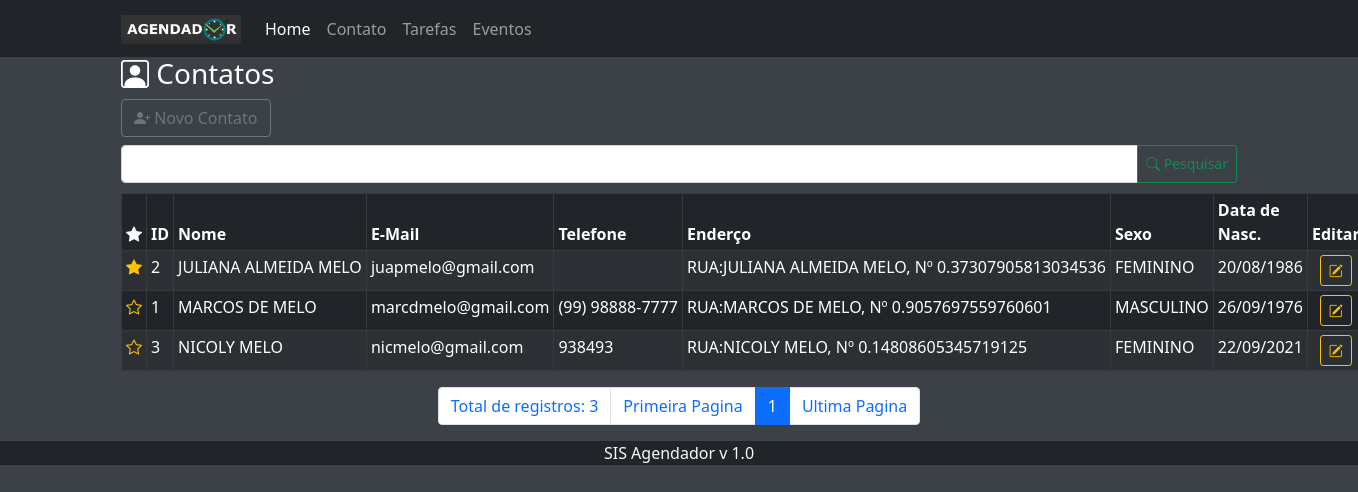
Page /index.php?menuop=contatos on the committed database.
### tables this page shows
CREATE TABLE `tbcontatos` (
  `idContato` int(11) NOT NULL AUTO_INCREMENT,
  `nomeContato` varchar(255) NOT NULL,
  `emailContato` varchar(100) NOT NULL,
  `telefoneContato` varchar(50) NOT NULL,
  `enderecoContato` varchar(200) NOT NULL,
  `sexoContato` char(1) NOT NULL,
  `dataNascContato` date NOT NULL,
  `flagFavoritoContato` tinyint(1) NOT NULL,
  `nomeFotoContato` varchar(255) DEFAULT NULL,
  PRIMARY KEY (`idContato`)
);

### paginas/contatos/contatos.php (the view, shortened to what this page needs)
<?php
$txt_pesquisa = (isset($_POST['txt_pesquisa']))?$_POST['txt_pesquisa']:"";
?>
<header>
    <h3><i class="bi bi-person-square"></i> Contatos</h3>
</header>
<div>
    <a class="btn btn-outline-secondary mb-2" href="?menuop=cad-contato"><i class="bi bi-person-plus-fill"></i> Novo Contato</a>
</div>
<div>
    <form action="index.php?menuop=contatos" method="post">
        <div class="input-group">
            <input class="form-control" type="text" name="txt_pesquisa" value="<?=$txt_pesquisa?>">
            <button class="btn btn-outline-success btn-sm" type="submit"><i class="bi bi-search"></i> Pesquisar</button>
        </div>
    </form>
</div>
<div class="tabela">
<table class="table table-dark table-striped table-bordered table-sm">
    <thead>
        <tr>
            <th>
                <i class="bi bi-star-fill"></i>
            </th>
            <th>ID</th>
            <th>Nome</th>
            <th>E-Mail</th>
            <th>Telefone</th>
            <th>Enderço</th>
            <th>Sexo</th>
            <th>Data de Nasc.</th>
            <th>Editar</th>
        </tr>
    </thead>
    <tbody>
        <?php
            $quantidade = 10;
            $pagina = ( isset($_GET['pagina']) ) ?(int)$_GET['pagina']:1;
            $inicio = ($quantidade * $pagina) - $quantidade;
            $sql = "SELECT
            idContato,
            upper(nomeContato) AS nomeContato,
            lower(emailContato) AS emailContato,
            telefoneContato,
            upper(enderecoContato) AS enderecoContato,
            CASE
                WHEN sexoContato='F' THEN 'FEMININO'
                WHEN sexoContato='M' THEN 'MASCULINO'
            ELSE
                'NÃO ESPECIFICADO'
            END AS sexoContato,
            DATE_FORMAT(dataNascContato, '%d/%m/%Y') AS dataNascContato,
            flagFavoritoContato
            FROM tbcontatos
            WHERE
            idContato = '{$txt_pesquisa}' or
            nomeContato LIKE '%{$txt_pesquisa}%' ORDER BY flagFavoritoContato DESC, nomeContato ASC
            LIMIT $inicio, $quantidade
            ";
            $rs = mysqli_query($conexao,$sql)
            or die("Erro ao executar a consulta! Erro:" . mysqli_error($conexao));
            while($dados = mysqli_fetch_assoc($rs)){
        ?>
        <tr>
            <td>
                <?php
                if($dados["flagFavoritoContato"]==1){
                    echo "<a href=\"#\" class=\"flagFavoritoContato link-warning\" title=\"Favorito\" id=\"{$dados["idContato"]}\">
                    <i class=\"bi bi-star-fill\"></i>
                    </a>";
                }else{
                    echo "<a href=\"#\" class=\"flagFavoritoContato link-warning\" title=\"Não Favorito\" id=\"{$dados["idContato"]}\">
                    <i class=\"bi bi-star\"></i>
                    </a>";
                }
                ?>
            </td>
            <td><?=$dados['idContato']?></td>
            <td class="text-nowrap"><?=$dados['nomeContato']?></td>
            <td class="text-nowrap"><?=$dados['emailContato']?></td>
            <td class="text-nowrap"><?=$dados['telefoneContato']?></td>
            <td class="text-nowrap"><?=$dados['enderecoContato']?></td>
            <td><?=$dados['sexoContato']?></td>
            <td><?=$dados['dataNascContato']?></td>
            <td class="text-center">
                <a class="btn btn-outline-warning btn-sm" href="index.php?menuop=editar-contato&idContato=<?=$dados['idContato']?>"><i class="bi bi-pencil-square"></i></a>
            </td>
        </tr>
        <?php
        }
        ?>
    </tbody>
</table>
</div>
<ul class="pagination justify-content-center">
<?php
        $sqlTotal = "SELECT idContato FROM tbcontatos";
        $qrTotal = mysqli_query($conexao,$sqlTotal) or die(mysqli_error($conexao));
        $numTotal = mysqli_num_rows($qrTotal);
        $totalPagina = ceil($numTotal / $quantidade);
        echo "<li class='page-item'><span class='page-link'>Total de registros: " . $numTotal . " </span></li> ";
        echo '<li class="page-item"><a class="page-link" href="?menuop=contatos&pagina=1">Primeira Pagina</a></li>';
            ?>
            <?php
        for($i=1;$i<=$totalPagina;$i++){
           if($i>=($pagina-5) && $i <= ($pagina+5)){
            if($i==$pagina){
                echo "<li class='page-item active'><span class='page-link'>$i</span></li>";
            }else{
                echo "<li class='page-item'><a class='page-link' href=\"?menuop=contatos&pagina={$i}\"> {$i} </a></li>";
            }
           }
        }
            ?>
            <?php
        echo "<li class='page-item'> <a class='page-link' href=\"?menuop=contatos&pagina=$totalPagina\">Ultima Pagina</a></li>";
?>
</ul>

### index.php (shortened to what this page needs)
<?php
    include("./db/conexao.php");
?>
<!DOCTYPE html>
<html lang="pt-br">
<head>
    <link href="https://cdn.jsdelivr.net/npm/bootstrap@5.1.0/dist/css/bootstrap.min.css" rel="stylesheet">
    <link rel="stylesheet" href="./css/estilo-padrao.css">
    <link rel="stylesheet" href="https://cdn.jsdelivr.net/npm/bootstrap-icons@1.5.0/font/bootstrap-icons.css">
</head>
<body>
    <header class="bg-dark">
        <div class="container">
            <nav class="navbar navbar-expand-lg navbar-dark bg-dark">
                <a href="#" class="navbar-brand">
                    <img src="./img/logo_agendador.png" alt="sis-Agendador" width="120">
                </a>
                <div class="collapse navbar-collapse" id="conteudoNavbarSuportado">
                    <ul class="navbar-nav mr-auto">
                        <li class="nav-item"><a href="index.php?menuop=home" class="nav-link active">Home</a></li>
                        <li class="nav-item"><a href="index.php?menuop=contatos" class="nav-link">Contato</a></li>
                        <li class="nav-item"><a href="index.php?menuop=tarefas" class="nav-link">Tarefas</a></li>
                        <li class="nav-item"><a href="index.php?menuop=eventos" class="nav-link">Eventos</a></li>
                    </ul>
                </div>
            </nav>
        </div>
    </header>
    <main>
   <div class="container">
<?php
    $menuop = (isset($_GET['menuop']))?$_GET['menuop']:'home';
    switch($menuop){
        case 'contatos':
            include("./paginas/contatos/contatos.php");
            break;
   }
?>
</div>
    </main>
    <footer class="container-fluid bg-dark text-light">
        <div class="text-center">SIS Agendador v 1.0</div>
    </footer>
</body>
</html>

### css/estilo-padrao.css (style rules this page uses)
body { background-color: #3b4147; color: white; }
.tabela { margin-top:10px ; }

### rows in the picture
tbcontatos: idContato "2", nomeContato "JULIANA ALMEIDA MELO", emailContato "juapmelo@gmail.com", enderecoContato "RUA:JULIANA ALMEIDA MELO, Nº 0.37307905813034536", sexoContato "FEMININO", dataNascContato "20/08/1986"
tbcontatos: idContato "1", nomeContato "MARCOS DE MELO", emailContato "marcdmelo@gmail.com", telefoneContato "(99) 98888-7777", enderecoContato "RUA:MARCOS DE MELO, Nº 0.9057697559760601", sexoContato "MASCULINO", dataNascContato "26/09/1976"
tbcontatos: idContato "3", nomeContato "NICOLY MELO", emailContato "nicmelo@gmail.com", telefoneContato "938493", enderecoContato "RUA:NICOLY MELO, Nº 0.14808605345719125", sexoContato "FEMININO", dataNascContato "22/09/2021"

### other values in the picture
$numTotal "3"
